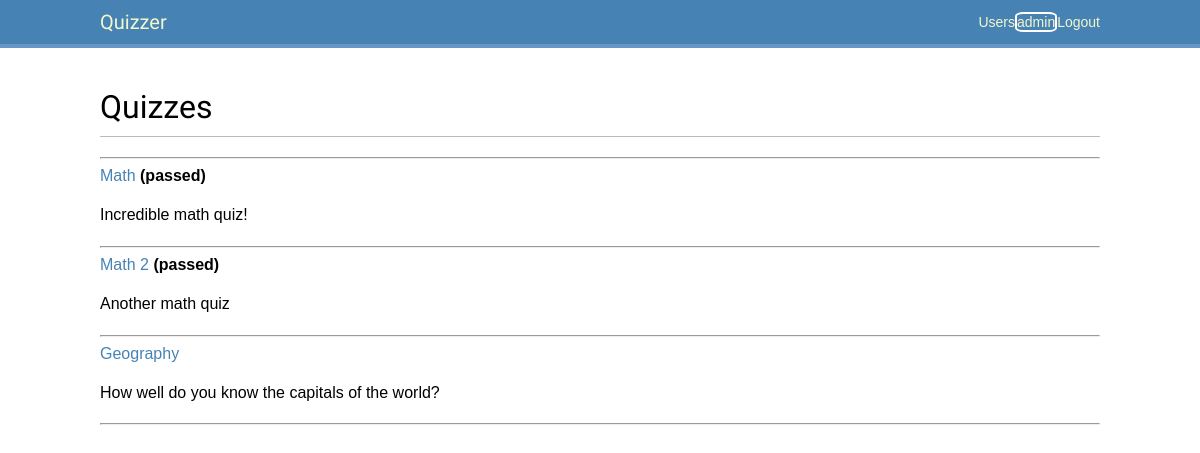
The page / (signed in) on the database as committed earlier.
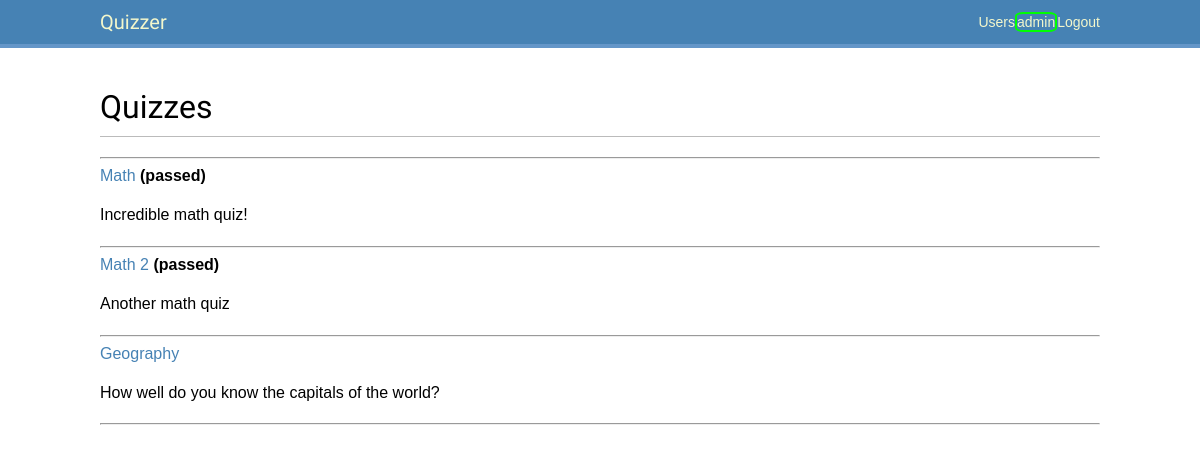
The same page on the database as committed later.
### users/models.py (models this page shows, shortened)
class User(AbstractUser):
    balance = models.IntegerField(default=0)
    color = models.ForeignKey(to=Color, on_delete=models.CASCADE,
        related_name='users', null=True, blank=True)  # default= ?
    passed_tests_number = models.IntegerField(default=0)
    colors = models.ManyToManyField(Color)
    answers = models.ManyToManyField(Answer)  # This is probably suboptimal
    def is_quiz_passed(self, quiz_id: int, quiz: Quiz=None) -> bool:  # quiz_id: int
        for answer in self.answers.all():
            if answer.question.quiz.id == quiz_id:
                return True
        return False

### quizzes/models.py (models this page shows, shortened)
class Quiz(models.Model):
    title = models.CharField(max_length=128)
    description = models.CharField(max_length=512)

### quizzes/views.py (the view)
# urls.py: path('', QuizListView.as_view(), name='quiz_list'),#name='index'),
class QuizListView(ListView):
    model = Quiz
    template_name = 'quizzes/quiz_list.html'

### quizzes/templatetags/quizzes_tags.py (called while the page is built)
@register.simple_tag
def is_quiz_passed_by_user(quiz_id: int, user: User) -> bool:
    return user.is_quiz_passed(quiz_id)

### quizzes/templates/quizzes/quiz_list.html (shortened to what this page needs)
{% extends 'base.html' %}
{% load quizzes_tags %}
{% block content %}
    <h1>Quizzes</h1>
    <hr>
    {% for quiz in object_list %}
        <div>
            <a href="{% url 'quizzes:quiz' quiz.pk %}">{{ quiz.title }}</a>
            {% if request.user.is_authenticated %}
                {% is_quiz_passed_by_user quiz.id request.user as is_passed %}
                {% if is_passed %}
                    <strong>(passed)</strong>
                {% endif %}
            {% endif %}
            <p> {{ quiz.description }} </p>
        </div>
        <hr>
    {% empty %}
        There are no quizzes yet..
    {% endfor %}
{% endblock %}

### users/templates/base.html (shortened to what this page needs)
{% load static %}
<!DOCTYPE html>
<html>
<head>
    <link href="{% static 'css/base2.css' %}" rel="stylesheet">
</head>
<body>
    <div id="header">
        <span class="logo"><a href="{% url 'quizzes:quiz_list' %}">Quizzer</a></span>
        {% if request.user.is_authenticated %}
            <span class="user"><a href="{% url 'users:logout' %}"> Logout </a></span>
            <span class="user"><a
                href="{% url 'users:profile' request.user.id %}"
                style="
                    border-style: solid;
                    border-width: 2px;
                    border-radius: 20%;
                    border-color:{{ request.user.color.value }};"
            >
                {{ request.user.username }}
            </a></span>
        {% else %}
            <span class="user"><a href="{% url 'users:login' %}"> Login </a></span>
            <span class="user"><a href="{% url 'users:register' %}"> Register </a></span>
        {% endif %}
        <span class="user"><a href="{% url 'users:user_list' %}"> Users </a></span>
    </div>
    <div id="content">
        {% block content %}
        {% endblock %}
    </div>
</body>
</html>

### users/static/css/base2.css (style rules this page uses)
body { margin:0; padding:0; font-family:helvetica, sans-serif; }
p { line-height: 1.8; }
a { color: steelblue; text-decoration:none; }
h1, h2, h3, h4, h5 , h6 { font-family: 'Muli', sans-serif; font-weight:normal; }
h1 { border-bottom:1px solid #bbb; padding:0 0 10px 0; margin:10px 0 20px 0; }
#header { padding:10px 100px; font-size:14px; background: steelblue; color:#fff; border-bottom:4px solid rgb(100, 150, 200); overflow:auto; }
#header .logo { font-family: 'Muli', sans-serif; float:left; color:#f3f7cc; font-size:20px; margin-right:10%; }
#header a { color:#f3f7cc; }
#header .user { float:right; padding-top:4px; }
#content { padding:30px 100px; }

Rows that differ between the two databases and show on the page:
changed User "admin": color_id 6 → 3 (drawn)
